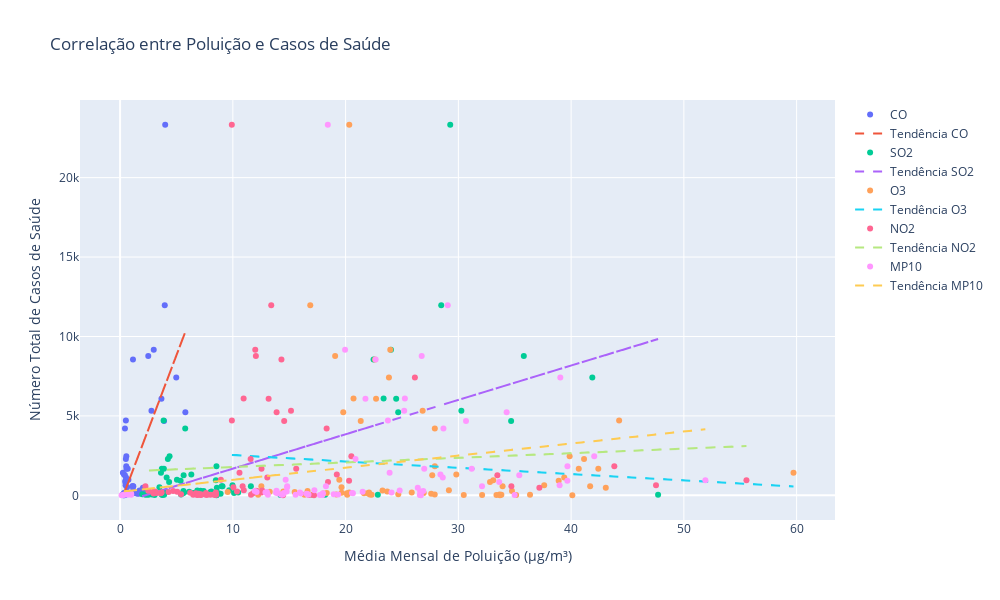

The notebook cell this image was saved under:
### Code cell
fig = go.Figure()

for poluente in df['poluente'].unique():
    subset = df[df['poluente'] == poluente]
    
    # Adicionar pontos
    fig.add_trace(go.Scatter(
        x=subset['media_poluicao'],
        y=subset['numero_total_casos'],
        mode='markers',
        name=poluente,
        hovertext=subset.apply(lambda row: f"UF: {row['uf']}<br>Mês: {row['mes']}", axis=1)
    ))
    
    # Calcular regressão linear manualmente
    x = subset['media_poluicao'].values
    y = subset['numero_total_casos'].values
    coeffs = np.polyfit(x, y, 1)
    trendline = np.poly1d(coeffs)
    
    # Adicionar linha de tendência
    fig.add_trace(go.Scatter(
        x=x,
        y=trendline(x),
        mode='lines',
        name=f'Tendência {poluente}',
        line=dict(dash='dash')
    ))

fig.update_layout(
    title='Correlação entre Poluição e Casos de Saúde',
    xaxis_title='Média Mensal de Poluição (µg/m³)',
    yaxis_title='Número Total de Casos de Saúde',
    width=1000,
    height=600
)

fig.show()

### Figure 1 — Plotly figure (JSON) as saved in the notebook; plotly's stock layout.template omitted (floating-point values rounded to 4 significant figures)
{"data": [{"hovertext": ["UF: BA<br>Mês: Janeiro", "UF: MG<br>Mês: Janeiro", "UF: MS<br>Mês: Janeiro", "UF: RJ<br>Mês: Janeiro", "UF: RS<br>Mês: Janeiro", "UF: SP<br>Mês: Janeiro", "UF: ES<br>Mês: Janeiro", "UF: BA<br>Mês: Fevereiro", "UF: ES<br>Mês: Fevereiro", "UF: MG<br>Mês: Fevereiro", "UF: RJ<br>Mês: Fevereiro", "UF: SP<br>Mês: Fevereiro", "UF: RS<br>Mês: Fevereiro", "UF: BA<br>Mês: Março", "UF: ES<br>Mês: Março", "UF: MG<br>Mês: Março", "UF: MS<br>Mês: Março", "UF: RJ<br>Mês: Março", "UF: RS<br>Mês: Março", "UF: SP<br>Mês: Março", "UF: RJ<br>Mês: Abril", "UF: BA<br>Mês: Abril", "UF: ES<br>Mês: Abril", "UF: MG<br>Mês: Abril", "UF: MS<br>Mês: Abril", "UF: RS<br>Mês: Abril", "UF: ES<br>Mês: Maio", "UF: BA<br>Mês: Maio", "UF: MG<br>Mês: Maio", "UF: MS<br>Mês: Maio", "UF: RJ<br>Mês: Maio", "UF: SP<br>Mês: Maio", "UF: RS<br>Mês: Maio", "UF: ES<br>Mês: Junho", "UF: BA<br>Mês: Junho", "UF: MG<br>Mês: Junho", "UF: MS<br>Mês: Junho", "UF: RJ<br>Mês: Junho", "UF: SP<br>Mês: Junho", "UF: RS<br>Mês: Junho", "UF: MS<br>Mês: Julho", "UF: RJ<br>Mês: Julho", "UF: RS<br>Mês: Julho", "UF: BA<br>Mês: Julho", "UF: SP<br>Mês: Julho", "UF: ES<br>Mês: Julho", "UF: BA<br>Mês: Agosto", "UF: ES<br>Mês: Agosto", "UF: MS<br>Mês: Agosto", "UF: RS<br>Mês: Agosto", "UF: SP<br>Mês: Agosto", "UF: RJ<br>Mês: Agosto", "UF: ES<br>Mês: Setembro", "UF: BA<br>Mês: Setembro", "UF: MS<br>Mês: Setembro", "UF: RS<br>Mês: Setembro", "UF: SP<br>Mês: Setembro", "UF: RJ<br>Mês: Setembro", "UF: BA<br>Mês: Outubro", "UF: ES<br>Mês: Outubro", "UF: MS<br>Mês: Outubro", "UF: PR<br>Mês: Outubro", "UF: RS<br>Mês: Outubro", "UF: SP<br>Mês: Outubro", "UF: RJ<br>Mês: Outubro", "UF: BA<br>Mês: Novembro", "UF: ES<br>Mês: Novembro", "UF: MG<br>Mês: Novembro", "UF: MS<br>Mês: Novembro", "UF: PR<br>Mês: Novembro", "UF: RS<br>Mês: Novembro", "UF: SP<br>Mês: Novembro"], "mode": "markers", "name": "CO", "type": "scatter", "x": [0.3664, 0.5117, 0.3264, 0.4315, 1.127, 4.0, 1.172, 0.338, 1.231, 0.5121, 0.3434, 2.984, 2.177, 0.3065, 1.18, 0.6792, 0.3138, 0.4771, 0.9787, 3.667, 0.4558, 0.2592, 1.378, 0.5265, 0.3769, 1.77, 1.942, 0.3129, 0.5657, 0.2683, 0.4281, 2.5, 2.287, 1.765, 0.361, 0.5545, 0.3288, 0.547, 3.962, 1.726, 0.3843, 0.5876, 1.195, 0.2803, 4.979, 1.758, 0.2634, 1.443, 0.4132, 1.824, 5.787, 0.4846, 1.472, 0.3034, 0.4377, 1.426, 3.9, 2.026, 0.3361, 1.544, 0.2877, 0.6181, 1.636, 2.781, 1.076, 0.2796, 1.424, 0.2481, 0.2481, 0.7395, 1.811, 1.143], "y": [160, 4713, 109, 4205, 568, 23329, 580, 56, 249, 2296, 1308, 9162, 329, 45, 292, 1675, 31, 927, 178, 6083, 834, 38, 217, 1130, 9, 140, 229, 51, 1679, 35, 1272, 8780, 268, 275, 61, 2461, 40, 1829, 11967, 312, 38, 959, 248, 53, 7420, 212, 34, 179, 34, 178, 5237, 641, 131, 29, 19, 131, 4673, 478, 17, 119, 7, 505, 102, 5320, 568, 66, 141, 1424, 18, 988, 153, 8550]}, {"line": {"dash": "dash"}, "mode": "lines", "name": "Tendência CO", "type": "scatter", "x": [0.3664, 0.5117, 0.3264, 0.4315, 1.127, 4.0, 1.172, 0.338, 1.231, 0.5121, 0.3434, 2.984, 2.177, 0.3065, 1.18, 0.6792, 0.3138, 0.4771, 0.9787, 3.667, 0.4558, 0.2592, 1.378, 0.5265, 0.3769, 1.77, 1.942, 0.3129, 0.5657, 0.2683, 0.4281, 2.5, 2.287, 1.765, 0.361, 0.5545, 0.3288, 0.547, 3.962, 1.726, 0.3843, 0.5876, 1.195, 0.2803, 4.979, 1.758, 0.2634, 1.443, 0.4132, 1.824, 5.787, 0.4846, 1.472, 0.3034, 0.4377, 1.426, 3.9, 2.026, 0.3361, 1.544, 0.2877, 0.6181, 1.636, 2.781, 1.076, 0.2796, 1.424, 0.2481, 0.2481, 0.7395, 1.811, 1.143], "y": [139.6, 412.0, 64.64, 261.7, 1564.0, 6948.0, 1649.0, 86.47, 1760.0, 412.7, 96.63, 5044.0, 3532.0, 27.42, 1664.0, 725.8, 41.09, 347.1, 1287.0, 6324.0, 307.2, -61.12, 2036.0, 439.6, 159.3, 2770.0, 3092.0, 39.45, 513.1, -44.1, 255.2, 4138.0, 3739.0, 2761.0, 129.5, 492.1, 69.13, 478.1, 6876.0, 2687.0, 173.3, 554.2, 1692.0, -21.71, 8783.0, 2748.0, -53.32, 2157.0, 227.4, 2871.0, 10300.0, 361.2, 2210.0, 21.66, 273.3, 2125.0, 6761.0, 3249.0, 82.85, 2345.0, -7.736, 611.3, 2518.0, 4665.0, 1470.0, -22.94, 2121.0, -81.93, -82.06, 838.8, 2847.0, 1595.0]}, {"hovertext": ["UF: SP<br>Mês: Janeiro", "UF: RS<br>Mês: Janeiro", "UF: RJ<br>Mês: Janeiro", "UF: MG<br>Mês: Janeiro", "UF: ES<br>Mês: Janeiro", "UF: BA<br>Mês: Janeiro", "UF: ES<br>Mês: Fevereiro", "UF: BA<br>Mês: Fevereiro", "UF: MG<br>Mês: Fevereiro", "UF: RJ<br>Mês: Fevereiro", "UF: RS<br>Mês: Fevereiro", "UF: SP<br>Mês: Fevereiro", "UF: SP<br>Mês: Março", "UF: BA<br>Mês: Março", "UF: MG<br>Mês: Março", "UF: RJ<br>Mês: Março", "UF: RS<br>Mês: Março", "UF: ES<br>Mês: Março", "UF: SP<br>Mês: Abril", "UF: BA<br>Mês: Abril", "UF: ES<br>Mês: Abril", "UF: MG<br>Mês: Abril", "UF: RJ<br>Mês: Abril", "UF: RS<br>Mês: Abril", "UF: RS<br>Mês: Maio", "UF: BA<br>Mês: Maio", "UF: ES<br>Mês: Maio", "UF: MG<br>Mês: Maio", "UF: MS<br>Mês: Maio", "UF: RJ<br>Mês: Maio", "UF: SP<br>Mês: Maio", "UF: BA<br>Mês: Junho", "UF: ES<br>Mês: Junho", "UF: MG<br>Mês: Junho", "UF: MS<br>Mês: Junho", "UF: RJ<br>Mês: Junho", "UF: RS<br>Mês: Junho", "UF: SP<br>Mês: Junho", "UF: RS<br>Mês: Julho", "UF: ES<br>Mês: Julho", "UF: MS<br>Mês: Julho", "UF: RJ<br>Mês: Julho", "UF: SP<br>Mês: Julho", "UF: BA<br>Mês: Julho", "UF: ES<br>Mês: Agosto", "UF: BA<br>Mês: Agosto", "UF: MS<br>Mês: Agosto", "UF: RJ<br>Mês: Agosto", "UF: RS<br>Mês: Agosto", "UF: SP<br>Mês: Agosto", "UF: ES<br>Mês: Setembro", "UF: MS<br>Mês: Setembro", "UF: RJ<br>Mês: Setembro", "UF: RS<br>Mês: Setembro", "UF: SP<br>Mês: Setembro", "UF: BA<br>Mês: Setembro", "UF: RJ<br>Mês: Outubro", "UF: BA<br>Mês: Outubro", "UF: ES<br>Mês: Outubro", "UF: MS<br>Mês: Outubro", "UF: PR<br>Mês: Outubro", "UF: RS<br>Mês: Outubro", "UF: SP<br>Mês: Outubro", "UF: BA<br>Mês: Novembro", "UF: ES<br>Mês: Novembro", "UF: MG<br>Mês: Novembro", "UF: MS<br>Mês: Novembro", "UF: PR<br>Mês: Novembro", "UF: RS<br>Mês: Novembro", "UF: SP<br>Mês: Novembro"], "mode": "markers", "name": "SO2", "type": "scatter", "x": [29.28, 9.083, 5.775, 3.86, 11.6, 2.445, 8.103, 2.832, 4.236, 6.315, 9.677, 24.02, 24.48, 2.524, 3.884, 5.366, 7.201, 7.132, 23.37, 2.248, 6.833, 4.129, 4.346, 8.729, 5.615, 5.403, 6.131, 3.702, 18.19, 5.635, 35.81, 3.686, 7.409, 4.387, 22.86, 8.546, 6.848, 28.48, 4.102, 8.018, 47.71, 8.492, 41.88, 2.392, 5.68, 3.907, 17.07, 9.968, 10.47, 24.66, 5.585, 14.23, 8.581, 8.638, 34.68, 3.761, 9.016, 3.064, 6.615, 8.548, 3.489, 8.916, 30.27, 1.964, 6.489, 3.625, 8.553, 5.043, 10.11, 22.48], "y": [23329, 568, 4205, 4713, 580, 160, 249, 56, 2296, 1308, 329, 9162, 6083, 45, 1675, 927, 178, 292, 6091, 38, 217, 1130, 834, 140, 268, 51, 229, 1679, 35, 1272, 8780, 61, 275, 2461, 40, 1829, 312, 11967, 248, 212, 38, 959, 7420, 53, 179, 34, 34, 641, 178, 5237, 131, 19, 478, 131, 4673, 29, 568, 17, 119, 7, 505, 102, 5320, 66, 141, 1424, 18, 988, 153, 8550]}, {"line": {"dash": "dash"}, "mode": "lines", "name": "Tendência SO2", "type": "scatter", "x": [29.28, 9.083, 5.775, 3.86, 11.6, 2.445, 8.103, 2.832, 4.236, 6.315, 9.677, 24.02, 24.48, 2.524, 3.884, 5.366, 7.201, 7.132, 23.37, 2.248, 6.833, 4.129, 4.346, 8.729, 5.615, 5.403, 6.131, 3.702, 18.19, 5.635, 35.81, 3.686, 7.409, 4.387, 22.86, 8.546, 6.848, 28.48, 4.102, 8.018, 47.71, 8.492, 41.88, 2.392, 5.68, 3.907, 17.07, 9.968, 10.47, 24.66, 5.585, 14.23, 8.581, 8.638, 34.68, 3.761, 9.016, 3.064, 6.615, 8.548, 3.489, 8.916, 30.27, 1.964, 6.489, 3.625, 8.553, 5.043, 10.11, 22.48], "y": [5852.0, 1484.0, 768.9, 354.8, 2029.0, 48.81, 1272.0, 132.4, 436.1, 885.8, 1613.0, 4716.0, 4815.0, 65.87, 360.1, 680.4, 1077.0, 1062.0, 4574.0, 6.275, 997.8, 413.0, 459.9, 1408.0, 734.4, 688.6, 845.9, 320.6, 3453.0, 738.6, 7264.0, 317.1, 1122.0, 468.8, 4464.0, 1368.0, 1001.0, 5680.0, 407.1, 1254.0, 9839.0, 1357.0, 8578.0, 37.41, 748.4, 365.0, 3212.0, 1676.0, 1785.0, 4854.0, 728.0, 2597.0, 1376.0, 1388.0, 7020.0, 333.4, 1470.0, 182.7, 950.7, 1369.0, 274.7, 1448.0, 6066.0, -55.2, 923.3, 304.0, 1370.0, 610.6, 1706.0, 4382.0]}, {"hovertext": ["UF: SP<br>Mês: Janeiro", "UF: RS<br>Mês: Janeiro", "UF: MG<br>Mês: Janeiro", "UF: ES<br>Mês: Janeiro", "UF: BA<br>Mês: Janeiro", "UF: RJ<br>Mês: Janeiro", "UF: BA<br>Mês: Fevereiro", "UF: ES<br>Mês: Fevereiro", "UF: MG<br>Mês: Fevereiro", "UF: RJ<br>Mês: Fevereiro", "UF: RS<br>Mês: Fevereiro", "UF: SP<br>Mês: Fevereiro", "UF: MG<br>Mês: Março", "UF: BA<br>Mês: Março", "UF: ES<br>Mês: Março", "UF: RJ<br>Mês: Março", "UF: SP<br>Mês: Março", "UF: RS<br>Mês: Março", "UF: RJ<br>Mês: Abril", "UF: BA<br>Mês: Abril", "UF: ES<br>Mês: Abril", "UF: MG<br>Mês: Abril", "UF: MS<br>Mês: Abril", "UF: RS<br>Mês: Abril", "UF: SP<br>Mês: Abril", "UF: MG<br>Mês: Maio", "UF: MS<br>Mês: Maio", "UF: ES<br>Mês: Maio", "UF: RJ<br>Mês: Maio", "UF: BA<br>Mês: Maio", "UF: RS<br>Mês: Maio", "UF: SP<br>Mês: Maio", "UF: RJ<br>Mês: Junho", "UF: BA<br>Mês: Junho", "UF: ES<br>Mês: Junho", "UF: MG<br>Mês: Junho", "UF: MS<br>Mês: Junho", "UF: RS<br>Mês: Junho", "UF: SP<br>Mês: Junho", "UF: RJ<br>Mês: Julho", "UF: BA<br>Mês: Julho", "UF: ES<br>Mês: Julho", "UF: MS<br>Mês: Julho", "UF: RS<br>Mês: Julho", "UF: SP<br>Mês: Julho", "UF: BA<br>Mês: Agosto", "UF: ES<br>Mês: Agosto", "UF: MS<br>Mês: Agosto", "UF: RJ<br>Mês: Agosto", "UF: RS<br>Mês: Agosto", "UF: SP<br>Mês: Agosto", "UF: BA<br>Mês: Setembro", "UF: RS<br>Mês: Setembro", "UF: ES<br>Mês: Setembro", "UF: MS<br>Mês: Setembro", "UF: RJ<br>Mês: Setembro", "UF: SP<br>Mês: Setembro", "UF: PR<br>Mês: Outubro", "UF: BA<br>Mês: Outubro", "UF: ES<br>Mês: Outubro", "UF: MS<br>Mês: Outubro", "UF: RJ<br>Mês: Outubro", "UF: SP<br>Mês: Outubro", "UF: RS<br>Mês: Outubro", "UF: MS<br>Mês: Novembro", "UF: BA<br>Mês: Novembro", "UF: ES<br>Mês: Novembro", "UF: MG<br>Mês: Novembro", "UF: PR<br>Mês: Novembro", "UF: SP<br>Mês: Novembro", "UF: RS<br>Mês: Novembro"], "mode": "markers", "name": "O3", "type": "scatter", "x": [20.33, 33.92, 44.26, 12.53, 19.65, 27.91, 19.17, 14.48, 41.15, 29.82, 29.16, 23.96, 42.41, 17.09, 12.06, 38.9, 22.7, 22.08, 32.81, 20.14, 9.543, 39.39, 40.11, 20.11, 20.7, 40.68, 36.36, 13.27, 27.68, 22.15, 34.75, 19.07, 27.91, 27.9, 16.63, 39.87, 16.36, 23.28, 16.87, 33.09, 33.66, 15.48, 12.24, 23.69, 23.84, 33.81, 20.32, 22.31, 37.61, 25.86, 19.79, 32.11, 21.96, 21.63, 30.48, 43.07, 21.34, 19.64, 33.38, 18.02, 33.69, 41.69, 26.83, 27.59, 35.12, 24.67, 18.33, 59.72, 19.44, 22.61, 26.93], "y": [23329, 568, 4713, 580, 160, 4205, 56, 249, 2296, 1308, 329, 9162, 1675, 45, 292, 927, 6083, 178, 834, 38, 217, 1130, 9, 140, 6091, 1679, 35, 229, 1272, 51, 268, 8780, 1829, 61, 275, 2461, 40, 312, 11967, 959, 53, 212, 38, 248, 7420, 34, 179, 34, 641, 178, 5237, 29, 131, 131, 19, 478, 4673, 505, 17, 119, 7, 568, 5320, 102, 18, 66, 141, 1424, 988, 8550, 153]}, {"line": {"dash": "dash"}, "mode": "lines", "name": "Tendência O3", "type": "scatter", "x": [20.33, 33.92, 44.26, 12.53, 19.65, 27.91, 19.17, 14.48, 41.15, 29.82, 29.16, 23.96, 42.41, 17.09, 12.06, 38.9, 22.7, 22.08, 32.81, 20.14, 9.543, 39.39, 40.11, 20.11, 20.7, 40.68, 36.36, 13.27, 27.68, 22.15, 34.75, 19.07, 27.91, 27.9, 16.63, 39.87, 16.36, 23.28, 16.87, 33.09, 33.66, 15.48, 12.24, 23.69, 23.84, 33.81, 20.32, 22.31, 37.61, 25.86, 19.79, 32.11, 21.96, 21.63, 30.48, 43.07, 21.34, 19.64, 33.38, 18.02, 33.69, 41.69, 26.83, 27.59, 35.12, 24.67, 18.33, 59.72, 19.44, 22.61, 26.93], "y": [2121.0, 1580.0, 1169.0, 2431.0, 2148.0, 1819.0, 2167.0, 2353.0, 1293.0, 1744.0, 1770.0, 1977.0, 1243.0, 2250.0, 2450.0, 1383.0, 2027.0, 2051.0, 1625.0, 2128.0, 2550.0, 1363.0, 1334.0, 2130.0, 2106.0, 1312.0, 1484.0, 2402.0, 1828.0, 2049.0, 1547.0, 2171.0, 1819.0, 1820.0, 2268.0, 1344.0, 2279.0, 2004.0, 2259.0, 1613.0, 1591.0, 2314.0, 2443.0, 1987.0, 1981.0, 1585.0, 2121.0, 2042.0, 1434.0, 1901.0, 2142.0, 1653.0, 2056.0, 2069.0, 1717.0, 1217.0, 2081.0, 2149.0, 1602.0, 2213.0, 1590.0, 1272.0, 1862.0, 1832.0, 1533.0, 1948.0, 2201.0, 554.6, 2156.0, 2030.0, 1859.0]}, {"hovertext": ["UF: SP<br>Mês: Janeiro", "UF: RS<br>Mês: Janeiro", "UF: RJ<br>Mês: Janeiro", "UF: MG<br>Mês: Janeiro", "UF: BA<br>Mês: Janeiro", "UF: ES<br>Mês: Janeiro", "UF: RS<br>Mês: Fevereiro", "UF: SP<br>Mês: Fevereiro", "UF: RJ<br>Mês: Fevereiro", "UF: ES<br>Mês: Fevereiro", "UF: MG<br>Mês: Fevereiro", "UF: BA<br>Mês: Fevereiro", "UF: SP<br>Mês: Março", "UF: RS<br>Mês: Março", "UF: RJ<br>Mês: Março", "UF: MG<br>Mês: Março", "UF: BA<br>Mês: Março", "UF: ES<br>Mês: Março", "UF: SP<br>Mês: Abril", "UF: RS<br>Mês: Abril", "UF: MS<br>Mês: Abril", "UF: RJ<br>Mês: Abril", "UF: MG<br>Mês: Abril", "UF: BA<br>Mês: Abril", "UF: ES<br>Mês: Abril", "UF: RS<br>Mês: Maio", "UF: SP<br>Mês: Maio", "UF: RJ<br>Mês: Maio", "UF: MG<br>Mês: Maio", "UF: MS<br>Mês: Maio", "UF: BA<br>Mês: Maio", "UF: ES<br>Mês: Maio", "UF: SP<br>Mês: Junho", "UF: RS<br>Mês: Junho", "UF: RJ<br>Mês: Junho", "UF: MG<br>Mês: Junho", "UF: MS<br>Mês: Junho", "UF: BA<br>Mês: Junho", "UF: ES<br>Mês: Junho", "UF: SP<br>Mês: Julho", "UF: RS<br>Mês: Julho", "UF: RJ<br>Mês: Julho", "UF: ES<br>Mês: Julho", "UF: MS<br>Mês: Julho", "UF: BA<br>Mês: Julho", "UF: SP<br>Mês: Agosto", "UF: RS<br>Mês: Agosto", "UF: RJ<br>Mês: Agosto", "UF: ES<br>Mês: Agosto", "UF: MS<br>Mês: Agosto", "UF: BA<br>Mês: Agosto", "UF: SP<br>Mês: Setembro", "UF: RS<br>Mês: Setembro", "UF: MS<br>Mês: Setembro", "UF: RJ<br>Mês: Setembro", "UF: BA<br>Mês: Setembro", "UF: ES<br>Mês: Setembro", "UF: RS<br>Mês: Outubro", "UF: SP<br>Mês: Outubro", "UF: PR<br>Mês: Outubro", "UF: RJ<br>Mês: Outubro", "UF: ES<br>Mês: Outubro", "UF: MS<br>Mês: Outubro", "UF: BA<br>Mês: Outubro", "UF: RS<br>Mês: Novembro", "UF: SP<br>Mês: Novembro", "UF: PR<br>Mês: Novembro", "UF: MS<br>Mês: Novembro", "UF: ES<br>Mês: Novembro", "UF: BA<br>Mês: Novembro", "UF: MG<br>Mês: Novembro"], "mode": "markers", "name": "NO2", "type": "scatter", "x": [9.908, 10.87, 18.32, 9.915, 6.221, 2.246, 10.97, 11.99, 19.22, 3.108, 11.58, 7.223, 13.17, 12.55, 20.31, 12.54, 6.805, 2.496, 10.95, 11.79, 17.2, 18.44, 13.06, 6.483, 2.888, 12.13, 12.04, 33.46, 15.62, 8.489, 7.542, 5.065, 13.41, 12.6, 43.83, 20.51, 8.5, 8.312, 4.702, 26.15, 10.37, 55.55, 4.297, 11.61, 7.158, 13.88, 8.494, 47.53, 3.686, 8.013, 8.359, 14.55, 6.718, 6.881, 37.18, 7.151, 3.597, 6.955, 15.16, 10.05, 34.7, 2.97, 14.46, 7.692, 7.618, 14.31, 8.937, 16.77, 3.243, 5.403, 10.59], "y": [23329, 568, 4205, 4713, 160, 580, 329, 9162, 1308, 249, 2296, 56, 6083, 178, 927, 1675, 45, 292, 6091, 140, 9, 834, 1130, 38, 217, 268, 8780, 1272, 1679, 35, 51, 229, 11967, 312, 1829, 2461, 40, 61, 275, 7420, 248, 959, 212, 38, 53, 5237, 178, 641, 179, 34, 34, 4673, 131, 19, 478, 29, 131, 102, 5320, 505, 568, 119, 7, 17, 153, 8550, 988, 18, 141, 66, 1424]}, {"line": {"dash": "dash"}, "mode": "lines", "name": "Tendência NO2", "type": "scatter", "x": [9.908, 10.87, 18.32, 9.915, 6.221, 2.246, 10.97, 11.99, 19.22, 3.108, 11.58, 7.223, 13.17, 12.55, 20.31, 12.54, 6.805, 2.496, 10.95, 11.79, 17.2, 18.44, 13.06, 6.483, 2.888, 12.13, 12.04, 33.46, 15.62, 8.489, 7.542, 5.065, 13.41, 12.6, 43.83, 20.51, 8.5, 8.312, 4.702, 26.15, 10.37, 55.55, 4.297, 11.61, 7.158, 13.88, 8.494, 47.53, 3.686, 8.013, 8.359, 14.55, 6.718, 6.881, 37.18, 7.151, 3.597, 6.955, 15.16, 10.05, 34.7, 2.97, 14.46, 7.692, 7.618, 14.31, 8.937, 16.77, 3.243, 5.403, 10.59], "y": [1780.0, 1808.0, 2023.0, 1780.0, 1673.0, 1559.0, 1811.0, 1840.0, 2049.0, 1583.0, 1828.0, 1702.0, 1874.0, 1856.0, 2081.0, 1856.0, 1690.0, 1566.0, 1810.0, 1835.0, 1991.0, 2027.0, 1871.0, 1681.0, 1577.0, 1844.0, 1842.0, 2461.0, 1945.0, 1739.0, 1712.0, 1640.0, 1881.0, 1858.0, 2761.0, 2087.0, 1739.0, 1734.0, 1630.0, 2250.0, 1793.0, 3100.0, 1618.0, 1829.0, 1701.0, 1895.0, 1739.0, 2868.0, 1600.0, 1725.0, 1735.0, 1914.0, 1688.0, 1693.0, 2569.0, 1700.0, 1598.0, 1695.0, 1932.0, 1784.0, 2497.0, 1579.0, 1912.0, 1716.0, 1714.0, 1907.0, 1752.0, 1978.0, 1587.0, 1650.0, 1800.0]}, {"hovertext": ["UF: BA<br>Mês: Janeiro", "UF: MG<br>Mês: Janeiro", "UF: MS<br>Mês: Janeiro", "UF: RJ<br>Mês: Janeiro", "UF: RS<br>Mês: Janeiro", "UF: SP<br>Mês: Janeiro", "UF: ES<br>Mês: Janeiro", "UF: BA<br>Mês: Fevereiro", "UF: ES<br>Mês: Fevereiro", "UF: MG<br>Mês: Fevereiro", "UF: RJ<br>Mês: Fevereiro", "UF: RS<br>Mês: Fevereiro", "UF: SP<br>Mês: Fevereiro", "UF: BA<br>Mês: Março", "UF: ES<br>Mês: Março", "UF: MG<br>Mês: Março", "UF: RJ<br>Mês: Março", "UF: RS<br>Mês: Março", "UF: SP<br>Mês: Março", "UF: ES<br>Mês: Abril", "UF: BA<br>Mês: Abril", "UF: MS<br>Mês: Abril", "UF: RJ<br>Mês: Abril", "UF: RS<br>Mês: Abril", "UF: SP<br>Mês: Abril", "UF: MG<br>Mês: Abril", "UF: BA<br>Mês: Maio", "UF: MG<br>Mês: Maio", "UF: MS<br>Mês: Maio", "UF: RJ<br>Mês: Maio", "UF: RS<br>Mês: Maio", "UF: SP<br>Mês: Maio", "UF: ES<br>Mês: Maio", "UF: BA<br>Mês: Junho", "UF: MG<br>Mês: Junho", "UF: MS<br>Mês: Junho", "UF: RJ<br>Mês: Junho", "UF: RS<br>Mês: Junho", "UF: SP<br>Mês: Junho", "UF: ES<br>Mês: Junho", "UF: ES<br>Mês: Julho", "UF: MS<br>Mês: Julho", "UF: RJ<br>Mês: Julho", "UF: RS<br>Mês: Julho", "UF: SP<br>Mês: Julho", "UF: BA<br>Mês: Julho", "UF: RS<br>Mês: Agosto", "UF: ES<br>Mês: Agosto", "UF: MS<br>Mês: Agosto", "UF: RJ<br>Mês: Agosto", "UF: SP<br>Mês: Agosto", "UF: BA<br>Mês: Agosto", "UF: SP<br>Mês: Setembro", "UF: BA<br>Mês: Setembro", "UF: MS<br>Mês: Setembro", "UF: RJ<br>Mês: Setembro", "UF: RS<br>Mês: Setembro", "UF: ES<br>Mês: Setembro", "UF: ES<br>Mês: Outubro", "UF: MS<br>Mês: Outubro", "UF: PR<br>Mês: Outubro", "UF: RJ<br>Mês: Outubro", "UF: RS<br>Mês: Outubro", "UF: SP<br>Mês: Outubro", "UF: BA<br>Mês: Outubro", "UF: BA<br>Mês: Novembro", "UF: ES<br>Mês: Novembro", "UF: MG<br>Mês: Novembro", "UF: MS<br>Mês: Novembro", "UF: PR<br>Mês: Novembro", "UF: RS<br>Mês: Novembro", "UF: SP<br>Mês: Novembro"], "mode": "markers", "name": "MP10", "type": "scatter", "x": [13.83, 23.75, 0.985, 28.68, 18.26, 18.42, 14.82, 16.71, 14.77, 20.88, 28.41, 17.23, 19.95, 13.11, 13.87, 26.97, 39.67, 12.89, 21.76, 13.02, 14.28, 0.1248, 33.62, 13.99, 25.26, 28.62, 16.65, 31.19, 0.985, 35.4, 26.89, 26.75, 21.51, 19.34, 42.05, 0.3377, 39.67, 24.79, 29.06, 11.94, 12.11, 0.3404, 51.91, 26.61, 39.04, 14.43, 24.07, 15.94, 0.6751, 38.98, 34.28, 15.56, 30.68, 17.72, 34.99, 26.4, 20.65, 17.99, 16.03, 26.68, 14.81, 32.1, 16.55, 25.2, 17.94, 18.94, 14.52, 23.9, 26.58, 14.68, 20.57, 22.66], "y": [160, 4713, 109, 4205, 568, 23329, 580, 56, 249, 2296, 1308, 329, 9162, 45, 292, 1675, 927, 178, 6083, 217, 38, 9, 834, 140, 6091, 1130, 51, 1679, 35, 1272, 268, 8780, 229, 61, 2461, 40, 1829, 312, 11967, 275, 212, 38, 959, 248, 7420, 53, 178, 179, 34, 641, 5237, 34, 4673, 29, 19, 478, 131, 131, 119, 7, 505, 568, 102, 5320, 17, 66, 141, 1424, 18, 988, 153, 8550]}, {"line": {"dash": "dash"}, "mode": "lines", "name": "Tendência MP10", "type": "scatter", "x": [13.83, 23.75, 0.985, 28.68, 18.26, 18.42, 14.82, 16.71, 14.77, 20.88, 28.41, 17.23, 19.95, 13.11, 13.87, 26.97, 39.67, 12.89, 21.76, 13.02, 14.28, 0.1248, 33.62, 13.99, 25.26, 28.62, 16.65, 31.19, 0.985, 35.4, 26.89, 26.75, 21.51, 19.34, 42.05, 0.3377, 39.67, 24.79, 29.06, 11.94, 12.11, 0.3404, 51.91, 26.61, 39.04, 14.43, 24.07, 15.94, 0.6751, 38.98, 34.28, 15.56, 30.68, 17.72, 34.99, 26.4, 20.65, 17.99, 16.03, 26.68, 14.81, 32.1, 16.55, 25.2, 17.94, 18.94, 14.52, 23.9, 26.58, 14.68, 20.57, 22.66], "y": [1275.0, 2028.0, 300.9, 2402.0, 1611.0, 1624.0, 1350.0, 1494.0, 1347.0, 1810.0, 2381.0, 1533.0, 1740.0, 1221.0, 1279.0, 2272.0, 3235.0, 1204.0, 1877.0, 1214.0, 1310.0, 235.6, 2777.0, 1288.0, 2142.0, 2397.0, 1490.0, 2592.0, 300.9, 2912.0, 2266.0, 2255.0, 1858.0, 1693.0, 3416.0, 251.8, 3236.0, 2107.0, 2431.0, 1132.0, 1145.0, 252.0, 4164.0, 2245.0, 3188.0, 1321.0, 2052.0, 1436.0, 277.4, 3183.0, 2827.0, 1407.0, 2553.0, 1570.0, 2881.0, 2229.0, 1793.0, 1591.0, 1442.0, 2250.0, 1350.0, 2661.0, 1482.0, 2138.0, 1587.0, 1663.0, 1328.0, 2039.0, 2243.0, 1340.0, 1787.0, 1945.0]}], "layout": {"height": 600, "title": {"text": "Correlação entre Poluição e Casos de Saúde"}, "width": 1000, "xaxis": {"title": {"text": "Média Mensal de Poluição (µg/m³)"}}, "yaxis": {"title": {"text": "Número Total de Casos de Saúde"}}}}
